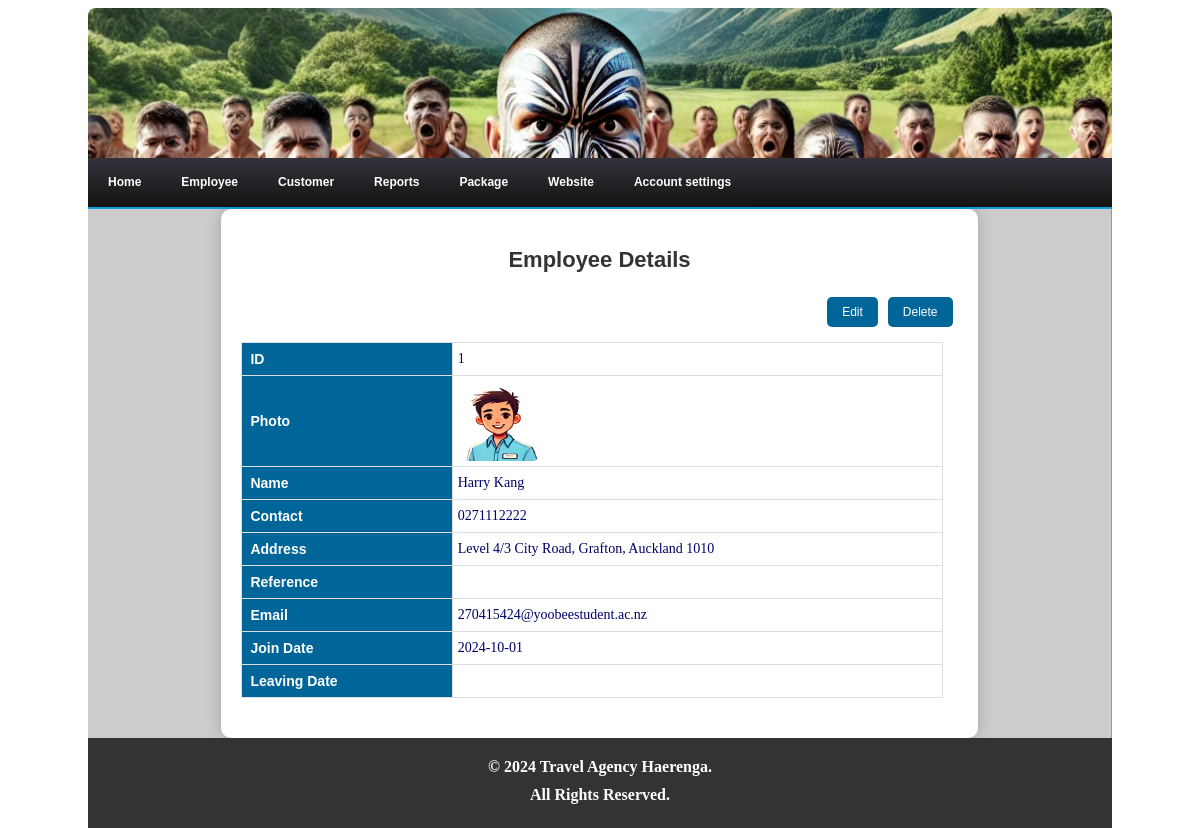
Page /admin/employee_detail.php?emp_id=1 (signed in) on the committed database.
### tables this page shows
CREATE TABLE employee (
  emp_id int(100) NOT NULL auto_increment,
  emp_name varchar(100) NOT NULL,
  emp_picture varchar(100) NOT NULL,
  emp_contact varchar(100) NOT NULL,
  emp_email varchar(100) NOT NULL,
  emp_address varchar(100) NOT NULL,
  emp_reference varchar(100),
  emp_desc varchar(100),
  emp_join varchar(100) NOT NULL,
  emp_close varchar(100),
  PRIMARY KEY  (emp_id)
);

### admin/employee_detail.php (the view, shortened to what this page needs)
<?php
require_once('connection/connection.php');
$emp_id = isset($_GET['emp_id']) ? intval($_GET['emp_id']) : 0;
$query = "SELECT * FROM employee WHERE emp_id = $emp_id";
$result = mysqli_query($con, $query);
$employee = mysqli_fetch_assoc($result);
?>
<!DOCTYPE html>
<html lang="en">
<head>
    <link href="css/styles.css" rel="stylesheet" type="text/css" />
</head>
<body>
    <?php include('header.php'); ?>
    <div class="container">
        <h2>Employee Details</h2>
        <div class="button-container">
            <a href="employee_edit.php?emp_id=<?php echo $employee['emp_id']; ?>" class="button">Edit</a>
            <a href="delete.php?action=Delete&emp_id=<?php echo $employee['emp_id']; ?>" class="button" onclick="return confirm('Are you sure you want to delete this employee?');">Delete</a>
        </div>
        <table>
            <tr><th>ID</th><td><?php echo htmlspecialchars($employee['emp_id']); ?></td></tr>
            <tr><th>Photo</th><td><img class="view-photo" src="<?php echo htmlspecialchars($employee['emp_picture']); ?>" alt="Employee Photo"></td></tr>
            <tr><th>Name</th><td><?php echo htmlspecialchars($employee['emp_name']); ?></td></tr>
            <tr><th>Contact</th><td><?php echo htmlspecialchars($employee['emp_contact']); ?></td></tr>
            <tr><th>Address</th><td><?php echo htmlspecialchars($employee['emp_address']); ?></td></tr>
            <tr><th>Reference</th><td><?php echo htmlspecialchars($employee['emp_reference']); ?></td></tr>
            <tr><th>Email</th><td><?php echo htmlspecialchars($employee['emp_email']); ?></td></tr>
            <tr><th>Join Date</th><td><?php echo htmlspecialchars($employee['emp_join']); ?></td></tr>
            <tr><th>Leaving Date</th><td><?php echo htmlspecialchars($employee['emp_close']); ?></td></tr>
        </table>
    </div>
    <?php include('footer.php'); ?>
</body>
</html>

### admin/css/styles.css (style rules this page uses)
a { color:#fff; font-size:14px; font-weight:bold; text-decoration:none; }
table td { padding:5px; }
#contentarea table { width:98%; }
#contentarea table td { color: #006; font-size:14px; font-family:Calibri; }

### admin/employee_detail.php (style rules this page uses)
.container { width: 70%; margin: 0 auto; padding: 20px; background-color: #fff; border-radius: 10px; box-shadow: 0 0 15px rgba(0, 0, 0, 0.2); }
h2 { text-align: center; color: #333; font-size: 22px; }
table { width: 100%; border-collapse: collapse; margin-bottom: 20px; }
table th { padding: 8px; width: 30%; border: 1px solid #ddd; text-align: left; background-color: #069; color: #fff; font-size: 14px; }
table td { padding: 8px; width: 70%; border: 1px solid #ddd; text-align: left; font-size: 14px; }
.view-photo { width: 80px; height: 80px; border-radius: 5px; }
.button { padding: 8px 15px; margin: 5px; border: none; color: #fff; background-color: #069; text-decoration: none; border-radius: 5px; display: inline-block; font-size: 12px; font-weight: normal; }
.button-container { display: flex; justify-content: flex-end; margin-bottom: 10px; }

### rows in the picture
employee: emp_id "1", emp_picture (picture), emp_name "Harry Kang", emp_contact "0271112222", emp_address "Level 4/3 City Road, Grafton, Auckland 1010", emp_email "270415424@yoobeestudent.ac.nz", emp_join "2024-10-01"
